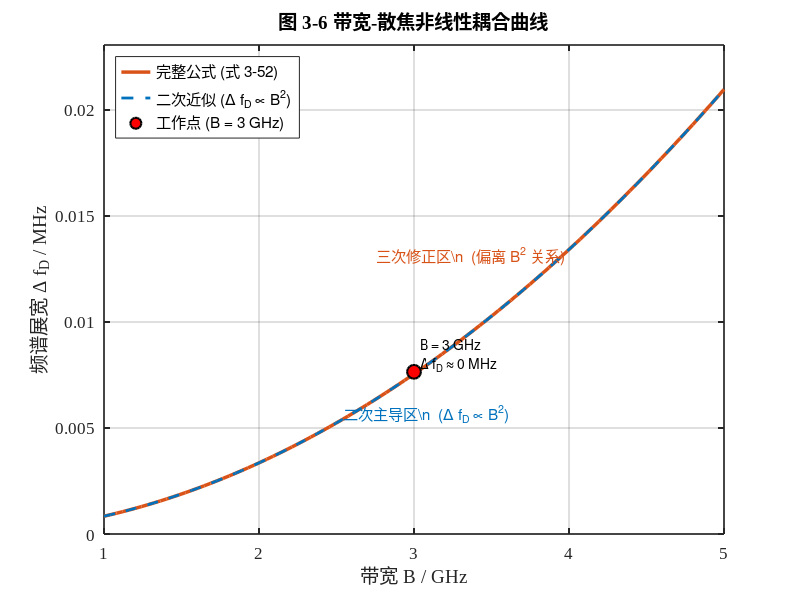
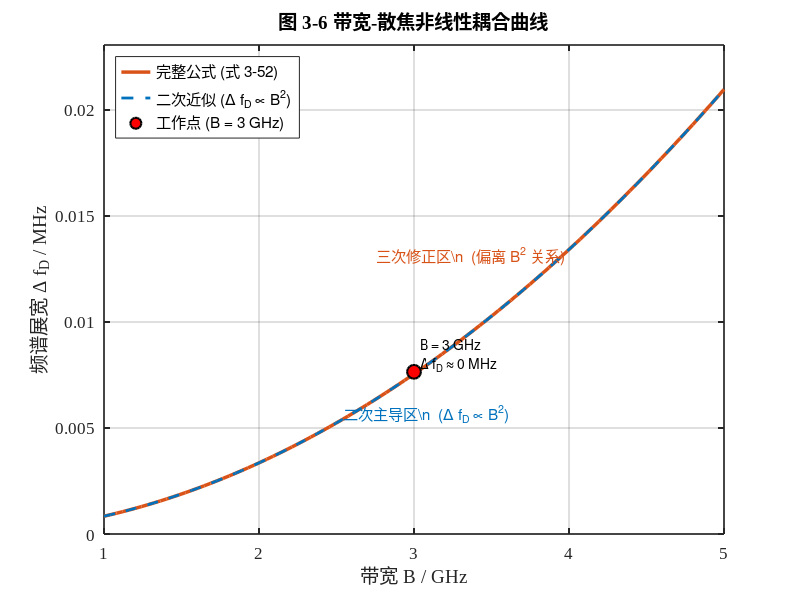

MATLAB code to generate these figures, in order:
%% plot_fig_3_6.m
% 论文图 3-6：带宽-散焦非线性耦合曲线
% 生成日期：2026-01-06
% 对应章节：3.3.4 频谱特征量化：二阶色散导致的散焦效应与带宽耦合机制

clear; clc; close all;

%% 1. 参数设置（与 thesis-code 保持一致）
c = 3e8;                    % 光速 (m/s)
epsilon_0 = 8.854e-12;      % 真空介电常数
m_e = 9.109e-31;            % 电子质量 (kg)
q_e = 1.602e-19;            % 电子电量 (C)

% 雷达参数
f0 = 33e9;                  % 起始频率 (Hz)
omega_0 = 2*pi*f0;          % 起始角频率 (rad/s)
T_m = 1e-3;                 % 扫频周期 (s)

% 等离子体参数（强色散情况）
d = 0.15;                   % 等离子体厚度 (m)
f_p = 29e9;                 % 截止频率 (Hz)
omega_p = 2*pi*f_p;
nu_e = 1.5e9;               % 碰撞频率 (Hz)

%% 2. 计算色散系数

% 基础群时延
tau_0 = (d/c) / sqrt(1 - (omega_p/omega_0)^2);

% 一阶色散系数 tau_1
tau_1 = -(d/c) * (omega_p^2 / omega_0^3) * ...
        (1 - (omega_p/omega_0)^2)^(-3/2);

% 二阶色散系数 tau_2
tau_2 = (3*d/c) * (omega_p^2 / omega_0^4) * ...
        (1 - omega_p^2/(3*omega_0^2)) * ...
        (1 - (omega_p/omega_0)^2)^(-5/2);

% 定义色散系数 C1 和 C2
C1 = omega_0 * tau_2 + 2*tau_1;
C2 = tau_1^2 + tau_0 * tau_2;

%% 3. 计算频谱展宽随带宽的变化

% 带宽范围：1-5 GHz
B_range = linspace(1e9, 5e9, 100);

% 频谱展宽 Delta_f_D（完整公式）
Delta_f_D_full = zeros(size(B_range));

for i = 1:length(B_range)
    B = B_range(i);
    % 式 (3-52)
    Delta_f_D_full(i) = (2*pi*B^2/T_m) * abs(C1 - 2*pi*(B/T_m)*C2);
end

% 二次近似（小带宽）
Delta_f_D_quad = (2*pi*B_range.^2/T_m) * abs(C1);

%% 4. 绘图

figure('Position', [100, 100, 800, 600]);

% 论文标准颜色
color_full = [0.8500, 0.3250, 0.0980];    % 橙色 - 完整公式
color_quad = [0.0000, 0.4470, 0.7410];    % 蓝色 - 二次近似

% 绘制完整公式曲线
plot(B_range/1e9, Delta_f_D_full/1e6, '-', 'Color', color_full, ...
     'LineWidth', 2.5, 'DisplayName', '完整公式 (式 3-52)');
hold on;

% 绘制二次近似曲线
plot(B_range/1e9, Delta_f_D_quad/1e6, '--', 'Color', color_quad, ...
     'LineWidth', 2.0, 'DisplayName', '二次近似 (\Delta f_D \propto B^2)');

% 标注关键区域
% 二次主导区
idx_quad = find(B_range <= 2.5e9, 1, 'last');
text(B_range(idx_quad)/1e9, Delta_f_D_full(idx_quad)/1e6, ...
     '  二次主导区\n  (\Delta f_D \propto B^2)', ...
     'FontSize', 11, 'Color', color_quad, 'VerticalAlignment', 'bottom');

% 三次修正区
idx_cubic = find(B_range >= 4e9, 1);
text(B_range(idx_cubic)/1e9, Delta_f_D_full(idx_cubic)/1e6, ...
     '  三次修正区\n  (偏离 B^2 关系)  ', ...
     'FontSize', 11, 'Color', color_full, ...
     'HorizontalAlignment', 'right', 'VerticalAlignment', 'top');

% 标注典型工作点（B = 3 GHz）
B_typical = 3e9;
idx_typical = find(B_range >= B_typical, 1);
Delta_f_typical = Delta_f_D_full(idx_typical);

plot(B_typical/1e9, Delta_f_typical/1e6, 'o', ...
     'MarkerSize', 10, 'MarkerFaceColor', 'r', 'MarkerEdgeColor', 'k', ...
     'LineWidth', 1.5, 'DisplayName', sprintf('工作点 (B = %.0f GHz)', B_typical/1e9));

text(B_typical/1e9, Delta_f_typical/1e6, ...
     sprintf('  B = %.0f GHz\n  \\Delta f_D ≈ %.0f MHz', ...
             B_typical/1e9, Delta_f_typical/1e6), ...
     'FontSize', 10, 'VerticalAlignment', 'bottom');

% 图表设置
set(gca, 'FontName', 'Times New Roman', 'FontSize', 12);
set(gca, 'LineWidth', 1.2);
grid on; box on;

xlabel('带宽 B / GHz', 'FontSize', 14);
ylabel('频谱展宽 \Delta f_D / MHz', 'FontSize', 14);
title('图 3-6 带宽-散焦非线性耦合曲线', 'FontSize', 14, 'FontWeight', 'bold');

legend('Location', 'northwest', 'FontSize', 11);

% 设置坐标轴范围
xlim([1 5]);
ylim([0 max(Delta_f_D_full/1e6)*1.1]);

%% 5. 保存图表

% 保存为 PNG（高分辨率）
print('-dpng', '-r300', '../figures/图3-6_带宽散焦耦合曲线.png');

% 保存为 SVG（矢量图）
print('-dsvg', '../figures/图3-6_带宽散焦耦合曲线.svg');

fprintf('图 3-6 已保存至 final_output/figures/\n');
fprintf('关键参数：\n');
fprintf('  - 截止频率 f_p: %.0f GHz\n', f_p/1e9);
fprintf('  - 色散系数 C1: %.3e\n', C1);
fprintf('  - 色散系数 C2: %.3e\n', C2);
fprintf('  - 典型工作点 (B=3 GHz): \Delta f_D ≈ %.0f MHz\n', Delta_f_typical/1e6);
fprintf('\n物理意义：\n');
fprintf('  - 小带宽区: \Delta f_D 严格遵循 B^2 关系（抛物线）\n');
fprintf('  - 大带宽区: 三次项修正显现，偏离 B^2 趋势\n');
fprintf('  - 工程悖论: 带宽增加提高分辨率，但也放大散焦效应\n');
